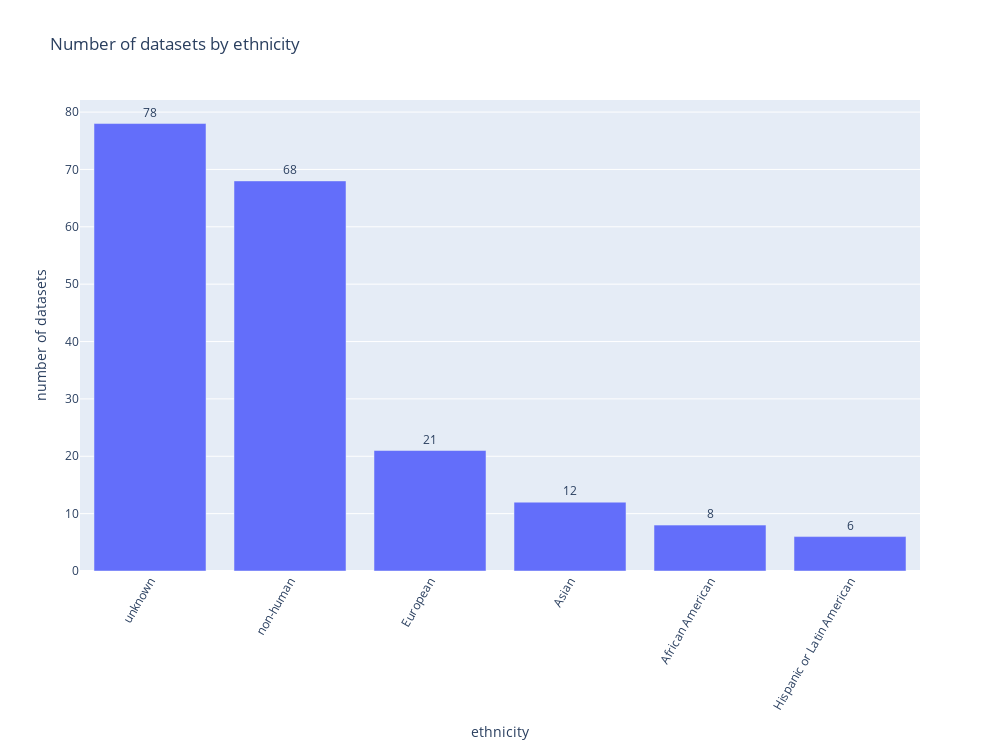

Notebook code for this chart:
### Markdown cell above
### Ethnicity

### Code cell
df_ethnicity = datasets_df[['ethnicity']].explode('ethnicity').reset_index(drop = True)
to_change = ['East Asian', 'Chinese', 'Han Asian']
for label in to_change:
    df_ethnicity['ethnicity'] = df_ethnicity['ethnicity'].str.replace(label, 'Asian')
df_ethnicity['ethnicity'] = df_ethnicity['ethnicity'].str.replace('Finnish', 'European')
df_ethnicity.loc[df_ethnicity['ethnicity']=='male', 'ethnicity'] = 'unknown'
df_ethnicity.loc[df_ethnicity['ethnicity']=='na', 'ethnicity'] = 'non-human'

barplot(df_ethnicity, 'ethnicity', 'count', False)

### Figure 1 — Plotly figure (JSON) as saved in the notebook; plotly's stock layout.template omitted (floating-point values rounded to 4 significant figures)
{"data": [{"text": ["78", "68", "21", "12", "8", "6"], "textposition": "outside", "type": "bar", "x": ["unknown", "non-human", "European", "Asian", "African American", "Hispanic or Latin American"], "y": [78, 68, 21, 12, 8, 6]}], "layout": {"autosize": false, "height": 750, "title": {"text": "Number of datasets by ethnicity"}, "width": 1000, "xaxis": {"tickangle": -60, "title": {"text": "ethnicity"}}, "yaxis": {"title": {"text": "number of datasets"}}}}
